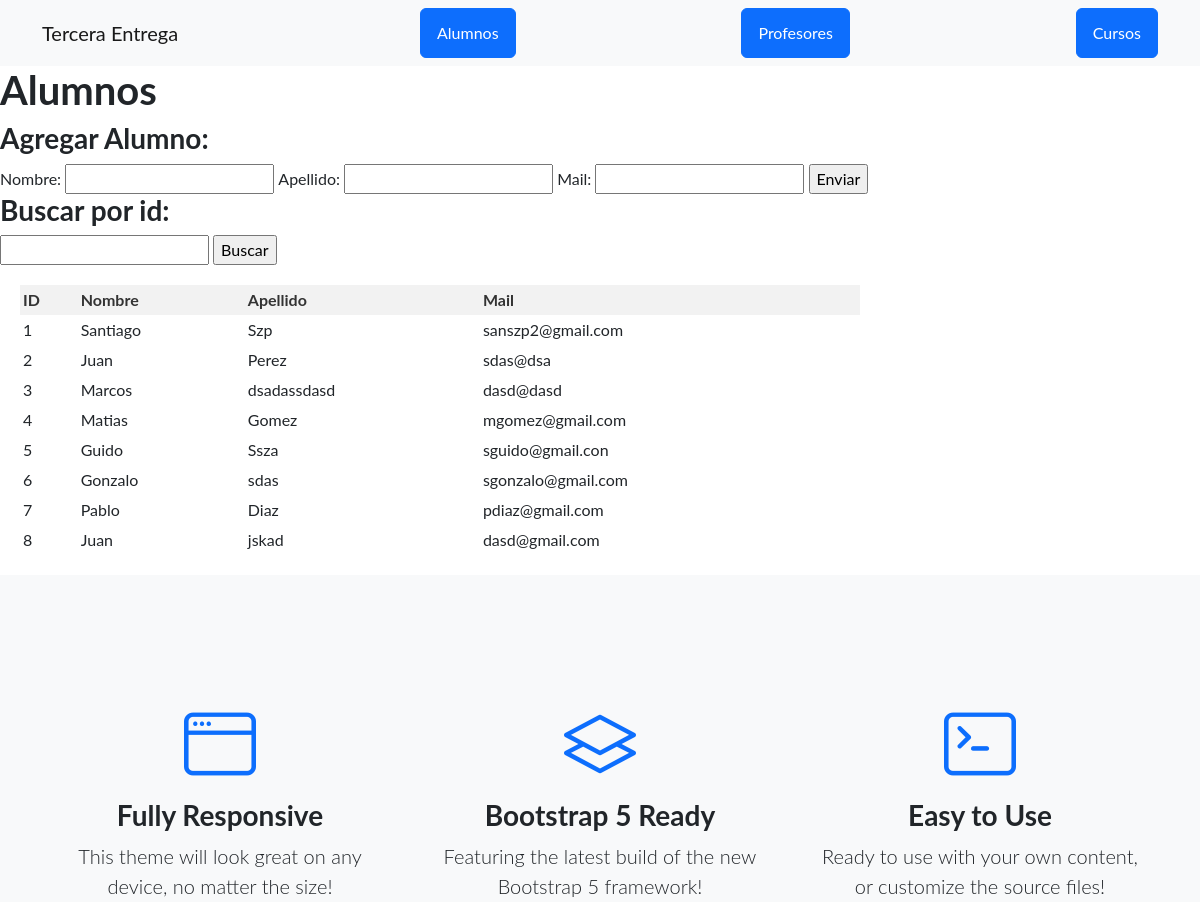
Before: /AppTerceraEntrega/alumnos/ (upper part) with the older database file.
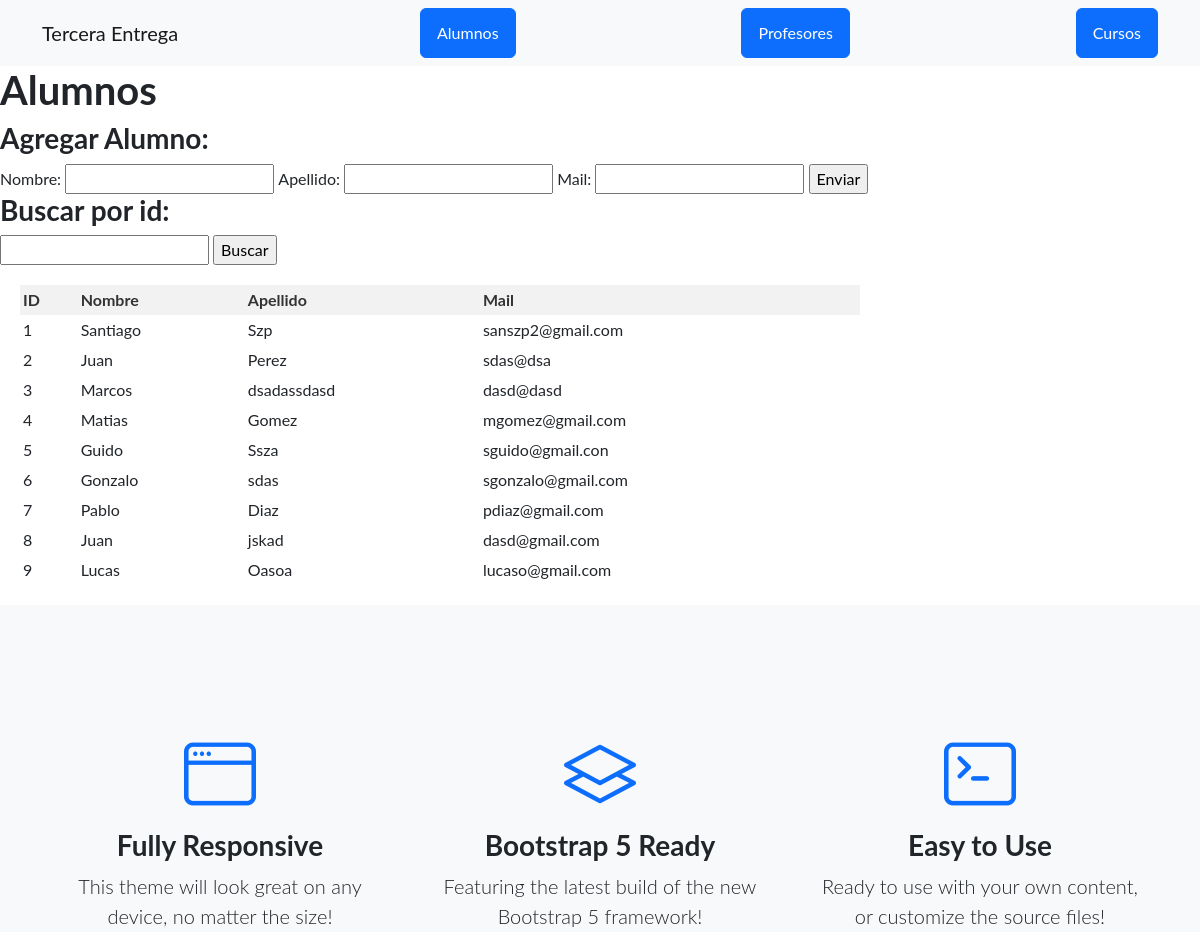
After: the same page with the newer database file.
### AppTerceraEntrega/models.py (models this page shows)
class Alumno(models.Model):
    nombre = models.CharField(max_length=40)
    apellido = models.CharField(max_length=40)
    mail = models.EmailField(max_length=50)

### AppTerceraEntrega/views.py (the view)
# urls.py: path('alumnos/', views.alumnos, name='alumnos'),
def alumnos(req):
    if req.method == 'POST':
        formulaio = AlumnoFormulario(req.POST)
        if formulaio.is_valid():
            informacion = formulaio.cleaned_data
            alumno = Alumno(nombre=informacion['nombre'], apellido=informacion['apellido'], mail=informacion['mail'])
            alumno.save()
            return redirect('alumnos')
    else:
        alumno_buscado = obtieneObjeto(req,Alumno)
        formulaio = AlumnoFormulario()
    alumnos = Alumno.objects.all()
    return render(req, "appterceraentrega/alumnos.html",{"formulario": formulaio, "alumnos": alumnos, "alumno": alumno_buscado})

### AppTerceraEntrega/forms.py
class AlumnoFormulario(forms.Form):
    nombre= forms.CharField(max_length=40)
    apellido= forms.CharField(max_length=40)
    mail= forms.EmailField(max_length=50)

### AppTerceraEntrega/views.py (called while the page is built)
def obtieneObjeto(req, clase):
    objeto_buscado = ""
    if req.GET.get("id"):
            id_objeto = req.GET["id"]
            objeto_buscado = clase.objects.filter(id=id_objeto).first()
            if not isinstance(objeto_buscado, clase):
                objeto_buscado = ""
    return objeto_buscado

### AppTerceraEntrega/templates/appterceraentrega/alumnos.html (shortened to what this page needs)
<!DOCTYPE html>
<html lang="en">
<head>
</head>
<body>
    {% extends "appterceraentrega/padre.html" %}
    {% load static %}
    {% block contenidoQueCambia %}
    <h1>Alumnos</h1>
    <h3>Agregar Alumno:</h3>
    <form action="" method="POST">
        {{ formulario.as_table }}
        <input type="submit" value="Enviar">
    </form>
    <h3>Buscar por id:</h3>
    <form action="" method="GET">
        <input type="number" name="id">
        <input type="submit" value="Buscar">
    </form>
    <table>
        <thead>
            <tr>
                <th>ID</th>
                <th>Nombre</th>
                <th>Apellido</th>
                <th>Mail</th>
            </tr>
        </thead>
        <tbody>
            {% for alumno in alumnos %}
            <tr>
                <td>{{ alumno.id }}</td>
                <td>{{ alumno.nombre }}</td>
                <td>{{ alumno.apellido }}</td>
                <td>{{ alumno.mail }}</td>
            </tr>
            {% endfor %}
        </tbody>
    </table>
    {% endblock %}

Changed rows visible on the page:
added Alumno: id "9", nombre "Lucas", apellido "Oasoa", mail "lucaso@gmail.com"
